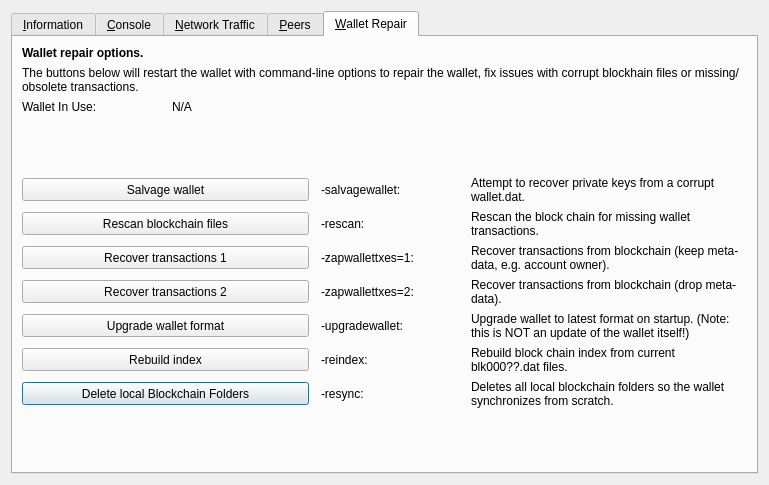
<?xml version="1.0" encoding="UTF-8"?>
<ui version="4.0">
 <class>RPCConsole</class>
 <widget class="QDialog" name="RPCConsole">
  <property name="geometry">
   <rect>
    <x>0</x>
    <y>0</y>
    <width>769</width>
    <height>485</height>
   </rect>
  </property>
  <property name="windowTitle">
   <string>Tools window</string>
  </property>
  <layout class="QVBoxLayout" name="verticalLayout_2">
   <item>
    <widget class="QTabWidget" name="tabWidget">
     <property name="currentIndex">
      <number>4</number>
     </property>
     <widget class="QWidget" name="tab_info">
      <attribute name="title">
       <string>&amp;Information</string>
      </attribute>
      <layout class="QGridLayout" name="gridLayout" columnstretch="0,0">
       <property name="horizontalSpacing">
        <number>12</number>
       </property>
       <item row="0" column="0">
        <widget class="QLabel" name="generalHeader">
         <property name="font">
          <font>
           <weight>75</weight>
           <bold>true</bold>
          </font>
         </property>
         <property name="text">
          <string>General</string>
         </property>
        </widget>
       </item>
       <item row="1" column="0">
        <widget class="QLabel" name="clientNameLabel">
         <property name="text">
          <string>Client name</string>
         </property>
        </widget>
       </item>
       <item row="1" column="1">
        <widget class="QLabel" name="clientName">
         <property name="cursor">
          <cursorShape>IBeamCursor</cursorShape>
         </property>
         <property name="text">
          <string>N/A</string>
         </property>
         <property name="textFormat">
          <enum>Qt::PlainText</enum>
         </property>
         <property name="textInteractionFlags">
          <set>Qt::LinksAccessibleByMouse|Qt::TextSelectableByKeyboard|Qt::TextSelectableByMouse</set>
         </property>
        </widget>
       </item>
       <item row="2" column="0">
        <widget class="QLabel" name="clientVersionLabel">
         <property name="text">
          <string>Client version</string>
         </property>
        </widget>
       </item>
       <item row="2" column="1">
        <widget class="QLabel" name="clientVersion">
         <property name="cursor">
          <cursorShape>IBeamCursor</cursorShape>
         </property>
         <property name="text">
          <string>N/A</string>
         </property>
         <property name="textFormat">
          <enum>Qt::PlainText</enum>
         </property>
         <property name="textInteractionFlags">
          <set>Qt::LinksAccessibleByMouse|Qt::TextSelectableByKeyboard|Qt::TextSelectableByMouse</set>
         </property>
        </widget>
       </item>
       <item row="3" column="0">
        <widget class="QLabel" name="openSSLVersionLabel">
         <property name="text">
          <string>Using OpenSSL version</string>
         </property>
         <property name="indent">
          <number>10</number>
         </property>
        </widget>
       </item>
       <item row="3" column="1">
        <widget class="QLabel" name="openSSLVersion">
         <property name="cursor">
          <cursorShape>IBeamCursor</cursorShape>
         </property>
         <property name="text">
          <string>N/A</string>
         </property>
         <property name="textFormat">
          <enum>Qt::PlainText</enum>
         </property>
         <property name="textInteractionFlags">
          <set>Qt::LinksAccessibleByMouse|Qt::TextSelectableByKeyboard|Qt::TextSelectableByMouse</set>
         </property>
        </widget>
       </item>
       <item row="4" column="0">
        <widget class="QLabel" name="berkeleyDBVersionLabel">
         <property name="text">
          <string>Using BerkeleyDB version</string>
         </property>
         <property name="indent">
          <number>10</number>
         </property>
        </widget>
       </item>
       <item row="4" column="1">
        <widget class="QLabel" name="berkeleyDBVersion">
         <property name="cursor">
          <cursorShape>IBeamCursor</cursorShape>
         </property>
         <property name="text">
          <string>N/A</string>
         </property>
         <property name="textFormat">
          <enum>Qt::PlainText</enum>
         </property>
         <property name="textInteractionFlags">
          <set>Qt::LinksAccessibleByMouse|Qt::TextSelectableByKeyboard|Qt::TextSelectableByMouse</set>
         </property>
        </widget>
       </item>
       <item row="5" column="0">
        <widget class="QLabel" name="buildDateLabel">
         <property name="text">
          <string>Build date</string>
         </property>
        </widget>
       </item>
       <item row="5" column="1">
        <widget class="QLabel" name="buildDate">
         <property name="cursor">
          <cursorShape>IBeamCursor</cursorShape>
         </property>
         <property name="text">
          <string>N/A</string>
         </property>
         <property name="textFormat">
          <enum>Qt::PlainText</enum>
         </property>
         <property name="textInteractionFlags">
          <set>Qt::LinksAccessibleByMouse|Qt::TextSelectableByKeyboard|Qt::TextSelectableByMouse</set>
         </property>
        </widget>
       </item>
       <item row="6" column="0">
        <widget class="QLabel" name="startupTimeLabel">
         <property name="text">
          <string>Startup time</string>
         </property>
        </widget>
       </item>
       <item row="6" column="1">
        <widget class="QLabel" name="startupTime">
         <property name="cursor">
          <cursorShape>IBeamCursor</cursorShape>
         </property>
         <property name="text">
          <string>N/A</string>
         </property>
         <property name="textFormat">
          <enum>Qt::PlainText</enum>
         </property>
         <property name="textInteractionFlags">
          <set>Qt::LinksAccessibleByMouse|Qt::TextSelectableByKeyboard|Qt::TextSelectableByMouse</set>
         </property>
        </widget>
       </item>
       <item row="7" column="0">
        <widget class="QLabel" name="networkHeader">
         <property name="font">
          <font>
           <weight>75</weight>
           <bold>true</bold>
          </font>
         </property>
         <property name="text">
          <string>Network</string>
         </property>
        </widget>
       </item>
       <item row="8" column="0">
        <widget class="QLabel" name="networkNameLabel">
         <property name="text">
          <string>Name</string>
         </property>
        </widget>
       </item>
       <item row="8" column="1">
        <widget class="QLabel" name="networkName">
         <property name="cursor">
          <cursorShape>IBeamCursor</cursorShape>
         </property>
         <property name="text">
          <string>N/A</string>
         </property>
         <property name="textFormat">
          <enum>Qt::PlainText</enum>
         </property>
         <property name="textInteractionFlags">
          <set>Qt::LinksAccessibleByMouse|Qt::TextSelectableByKeyboard|Qt::TextSelectableByMouse</set>
         </property>
        </widget>
       </item>
       <item row="9" column="0">
        <widget class="QLabel" name="numberOfConnectionsLabel">
         <property name="text">
          <string>Number of connections</string>
         </property>
        </widget>
       </item>
       <item row="9" column="1">
        <widget class="QLabel" name="numberOfConnections">
         <property name="cursor">
          <cursorShape>IBeamCursor</cursorShape>
         </property>
         <property name="text">
          <string>N/A</string>
         </property>
         <property name="textFormat">
          <enum>Qt::PlainText</enum>
         </property>
         <property name="textInteractionFlags">
          <set>Qt::LinksAccessibleByMouse|Qt::TextSelectableByKeyboard|Qt::TextSelectableByMouse</set>
         </property>
        </widget>
       </item>
       <item row="10" column="0">
        <widget class="QLabel" name="masternodeCountLabel">
         <property name="text">
          <string>Number of Masternodes</string>
         </property>
        </widget>
       </item>
       <item row="10" column="1">
        <widget class="QLabel" name="masternodeCount">
         <property name="cursor">
          <cursorShape>IBeamCursor</cursorShape>
         </property>
         <property name="text">
          <string>N/A</string>
         </property>
         <property name="textFormat">
          <enum>Qt::PlainText</enum>
         </property>
         <property name="textInteractionFlags">
          <set>Qt::LinksAccessibleByMouse|Qt::TextSelectableByKeyboard|Qt::TextSelectableByMouse</set>
         </property>
        </widget>
       </item>
       <item row="11" column="0">
        <widget class="QLabel" name="blockchainHeader">
         <property name="font">
          <font>
           <weight>75</weight>
           <bold>true</bold>
          </font>
         </property>
         <property name="text">
          <string>Block chain</string>
         </property>
        </widget>
       </item>
       <item row="12" column="0">
        <widget class="QLabel" name="numberOfBlocksLabel">
         <property name="text">
          <string>Current number of blocks</string>
         </property>
        </widget>
       </item>
       <item row="12" column="1">
        <widget class="QLabel" name="numberOfBlocks">
         <property name="cursor">
          <cursorShape>IBeamCursor</cursorShape>
         </property>
         <property name="text">
          <string>N/A</string>
         </property>
         <property name="textFormat">
          <enum>Qt::PlainText</enum>
         </property>
         <property name="textInteractionFlags">
          <set>Qt::LinksAccessibleByMouse|Qt::TextSelectableByKeyboard|Qt::TextSelectableByMouse</set>
         </property>
        </widget>
       </item>
       <item row="13" column="0">
        <widget class="QLabel" name="lastBlockTimeLabel">
         <property name="text">
          <string>Last block time</string>
         </property>
        </widget>
       </item>
       <item row="13" column="1">
        <widget class="QLabel" name="lastBlockTime">
         <property name="cursor">
          <cursorShape>IBeamCursor</cursorShape>
         </property>
         <property name="text">
          <string>N/A</string>
         </property>
         <property name="textFormat">
          <enum>Qt::PlainText</enum>
         </property>
         <property name="textInteractionFlags">
          <set>Qt::LinksAccessibleByMouse|Qt::TextSelectableByKeyboard|Qt::TextSelectableByMouse</set>
         </property>
        </widget>
       </item>
       <item row="14" column="0">
        <spacer name="verticalSpacer_2">
         <property name="orientation">
          <enum>Qt::Vertical</enum>
         </property>
         <property name="sizeHint" stdset="0">
          <size>
           <width>20</width>
           <height>20</height>
          </size>
         </property>
        </spacer>
       </item>
       <item row="15" column="0">
        <widget class="QLabel" name="debugLogFileHeader">
         <property name="font">
          <font>
           <weight>75</weight>
           <bold>true</bold>
          </font>
         </property>
         <property name="text">
          <string>Debug log file</string>
         </property>
        </widget>
       </item>
       <item row="16" column="0">
        <widget class="QPushButton" name="openDebugLogfileButton">
         <property name="toolTip">
          <string>Open the Cobalt Cash debug log file from the current data directory. This can take a few seconds for large log files.</string>
         </property>
         <property name="text">
          <string>&amp;Open</string>
         </property>
         <property name="autoDefault">
          <bool>false</bool>
         </property>
        </widget>
       </item>
      </layout>
     </widget>
     <widget class="QWidget" name="tab_console">
      <attribute name="title">
       <string>&amp;Console</string>
      </attribute>
      <layout class="QVBoxLayout" name="verticalLayout_3">
       <property name="spacing">
        <number>3</number>
       </property>
       <item>
        <widget class="QTextEdit" name="messagesWidget">
         <property name="minimumSize">
          <size>
           <width>0</width>
           <height>100</height>
          </size>
         </property>
         <property name="readOnly">
          <bool>true</bool>
         </property>
         <property name="tabKeyNavigation" stdset="0">
          <bool>false</bool>
         </property>
         <property name="columnCount" stdset="0">
          <number>2</number>
         </property>
        </widget>
       </item>
       <item>
        <layout class="QHBoxLayout" name="horizontalLayout">
         <property name="spacing">
          <number>3</number>
         </property>
         <item>
          <widget class="QLabel" name="label">
           <property name="text">
            <string notr="true">&gt;</string>
           </property>
          </widget>
         </item>
         <item>
          <widget class="QLineEdit" name="lineEdit"/>
         </item>
         <item>
          <widget class="QPushButton" name="clearButton">
           <property name="maximumSize">
            <size>
             <width>24</width>
             <height>24</height>
            </size>
           </property>
           <property name="toolTip">
            <string>Clear console</string>
           </property>
           <property name="text">
            <string/>
           </property>
           <property name="icon">
            <iconset resource="../cobaltcash.qrc">
             <normaloff>:/icons/remove</normaloff>:/icons/remove</iconset>
           </property>
           <property name="shortcut">
            <string notr="true">Ctrl+L</string>
           </property>
           <property name="autoDefault">
            <bool>false</bool>
           </property>
          </widget>
         </item>
        </layout>
       </item>
      </layout>
     </widget>
     <widget class="QWidget" name="tab_nettraffic">
      <attribute name="title">
       <string>&amp;Network Traffic</string>
      </attribute>
      <layout class="QHBoxLayout" name="horizontalLayout_3">
       <item>
        <layout class="QVBoxLayout" name="verticalLayout_4">
         <item>
          <widget class="TrafficGraphWidget" name="trafficGraph" native="true">
           <property name="sizePolicy">
            <sizepolicy hsizetype="Expanding" vsizetype="Expanding">
             <horstretch>0</horstretch>
             <verstretch>0</verstretch>
            </sizepolicy>
           </property>
          </widget>
         </item>
         <item>
          <layout class="QHBoxLayout" name="horizontalLayout_2">
           <item>
            <widget class="QSlider" name="sldGraphRange">
             <property name="minimum">
              <number>1</number>
             </property>
             <property name="maximum">
              <number>288</number>
             </property>
             <property name="pageStep">
              <number>12</number>
             </property>
             <property name="value">
              <number>6</number>
             </property>
             <property name="orientation">
              <enum>Qt::Horizontal</enum>
             </property>
            </widget>
           </item>
           <item>
            <widget class="QLabel" name="lblGraphRange">
             <property name="minimumSize">
              <size>
               <width>100</width>
               <height>0</height>
              </size>
             </property>
             <property name="alignment">
              <set>Qt::AlignCenter</set>
             </property>
            </widget>
           </item>
           <item>
            <widget class="QPushButton" name="btnClearTrafficGraph">
             <property name="text">
              <string>&amp;Clear</string>
             </property>
             <property name="autoDefault">
              <bool>false</bool>
             </property>
            </widget>
           </item>
          </layout>
         </item>
        </layout>
       </item>
       <item>
        <layout class="QVBoxLayout" name="verticalLayout">
         <item>
          <widget class="QGroupBox" name="groupBox">
           <property name="title">
            <string>Totals</string>
           </property>
           <layout class="QVBoxLayout" name="verticalLayout_5">
            <item>
             <layout class="QHBoxLayout" name="horizontalLayout_4">
              <item>
               <widget class="Line" name="line">
                <property name="sizePolicy">
                 <sizepolicy hsizetype="Fixed" vsizetype="Fixed">
                  <horstretch>0</horstretch>
                  <verstretch>0</verstretch>
                 </sizepolicy>
                </property>
                <property name="minimumSize">
                 <size>
                  <width>10</width>
                  <height>0</height>
                 </size>
                </property>
                <property name="palette">
                 <palette>
                  <active>
                   <colorrole role="Light">
                    <brush brushstyle="SolidPattern">
                     <color alpha="255">
                      <red>0</red>
                      <green>255</green>
                      <blue>0</blue>
                     </color>
                    </brush>
                   </colorrole>
                  </active>
                  <inactive>
                   <colorrole role="Light">
                    <brush brushstyle="SolidPattern">
                     <color alpha="255">
                      <red>0</red>
                      <green>255</green>
                      <blue>0</blue>
                     </color>
                    </brush>
                   </colorrole>
                  </inactive>
                  <disabled>
                   <colorrole role="Light">
                    <brush brushstyle="SolidPattern">
                     <color alpha="255">
                      <red>0</red>
                      <green>255</green>
                      <blue>0</blue>
                     </color>
                    </brush>
                   </colorrole>
                  </disabled>
                 </palette>
                </property>
                <property name="orientation">
                 <enum>Qt::Horizontal</enum>
                </property>
               </widget>
              </item>
              <item>
               <widget class="QLabel" name="label_16">
                <property name="text">
                 <string>Received</string>
                </property>
               </widget>
              </item>
              <item>
               <widget class="QLabel" name="lblBytesIn">
                <property name="minimumSize">
                 <size>
                  <width>50</width>
                  <height>0</height>
                 </size>
                </property>
                <property name="alignment">
                 <set>Qt::AlignRight|Qt::AlignTrailing|Qt::AlignVCenter</set>
                </property>
               </widget>
              </item>
             </layout>
            </item>
            <item>
             <layout class="QHBoxLayout" name="horizontalLayout_5">
              <item>
               <widget class="Line" name="line_2">
                <property name="sizePolicy">
                 <sizepolicy hsizetype="Fixed" vsizetype="Fixed">
                  <horstretch>0</horstretch>
                  <verstretch>0</verstretch>
                 </sizepolicy>
                </property>
                <property name="minimumSize">
                 <size>
                  <width>10</width>
                  <height>0</height>
                 </size>
                </property>
                <property name="palette">
                 <palette>
                  <active>
                   <colorrole role="Light">
                    <brush brushstyle="SolidPattern">
                     <color alpha="255">
                      <red>255</red>
                      <green>0</green>
                      <blue>0</blue>
                     </color>
                    </brush>
                   </colorrole>
                  </active>
                  <inactive>
                   <colorrole role="Light">
                    <brush brushstyle="SolidPattern">
                     <color alpha="255">
                      <red>255</red>
                      <green>0</green>
                      <blue>0</blue>
                     </color>
                    </brush>
                   </colorrole>
                  </inactive>
                  <disabled>
                   <colorrole role="Light">
                    <brush brushstyle="SolidPattern">
                     <color alpha="255">
                      <red>255</red>
                      <green>0</green>
                      <blue>0</blue>
                     </color>
                    </brush>
                   </colorrole>
                  </disabled>
                 </palette>
                </property>
                <property name="orientation">
                 <enum>Qt::Horizontal</enum>
                </property>
               </widget>
              </item>
              <item>
               <widget class="QLabel" name="label_17">
                <property name="text">
                 <string>Sent</string>
                </property>
               </widget>
              </item>
              <item>
               <widget class="QLabel" name="lblBytesOut">
                <property name="minimumSize">
                 <size>
                  <width>50</width>
                  <height>0</height>
                 </size>
                </property>
                <property name="alignment">
                 <set>Qt::AlignRight|Qt::AlignTrailing|Qt::AlignVCenter</set>
                </property>
               </widget>
              </item>
             </layout>
            </item>
            <item>
             <spacer name="verticalSpacer_4">
              <property name="orientation">
               <enum>Qt::Vertical</enum>
              </property>
              <property name="sizeHint" stdset="0">
               <size>
                <width>20</width>
                <height>407</height>
               </size>
              </property>
             </spacer>
            </item>
           </layout>
          </widget>
         </item>
        </layout>
       </item>
      </layout>
     </widget>
     <widget class="QWidget" name="tab_peers">
      <attribute name="title">
       <string>&amp;Peers</string>
      </attribute>
      <layout class="QGridLayout" name="gridLayout_2">
       <item row="0" column="0" rowspan="2">
        <widget class="QTableView" name="peerWidget">
         <property name="horizontalScrollBarPolicy">
          <enum>Qt::ScrollBarAsNeeded</enum>
         </property>
         <property name="sortingEnabled">
          <bool>true</bool>
         </property>
         <attribute name="horizontalHeaderHighlightSections">
          <bool>false</bool>
         </attribute>
        </widget>
       </item>
       <item row="0" column="1">
        <widget class="QLabel" name="peerHeading">
         <property name="sizePolicy">
          <sizepolicy hsizetype="Preferred" vsizetype="Minimum">
           <horstretch>0</horstretch>
           <verstretch>0</verstretch>
          </sizepolicy>
         </property>
         <property name="minimumSize">
          <size>
           <width>300</width>
           <height>32</height>
          </size>
         </property>
         <property name="font">
          <font>
           <pointsize>10</pointsize>
           <weight>75</weight>
           <bold>true</bold>
          </font>
         </property>
         <property name="cursor">
          <cursorShape>IBeamCursor</cursorShape>
         </property>
         <property name="text">
          <string>Select a peer to view detailed information.</string>
         </property>
         <property name="alignment">
          <set>Qt::AlignCenter</set>
         </property>
         <property name="wordWrap">
          <bool>true</bool>
         </property>
         <property name="textInteractionFlags">
          <set>Qt::LinksAccessibleByMouse|Qt::TextSelectableByKeyboard|Qt::TextSelectableByMouse</set>
         </property>
        </widget>
       </item>
       <item row="1" column="1">
        <widget class="QWidget" name="detailWidget" native="true">
         <property name="minimumSize">
          <size>
           <width>300</width>
           <height>0</height>
          </size>
         </property>
         <layout class="QGridLayout" name="gridLayout_3">
          <item row="0" column="0">
           <widget class="QLabel" name="label_23">
            <property name="text">
             <string>Direction</string>
            </property>
           </widget>
          </item>
          <item row="0" column="2">
           <widget class="QLabel" name="peerDirection">
            <property name="cursor">
             <cursorShape>IBeamCursor</cursorShape>
            </property>
            <property name="text">
             <string>N/A</string>
            </property>
            <property name="textFormat">
             <enum>Qt::PlainText</enum>
            </property>
            <property name="textInteractionFlags">
             <set>Qt::LinksAccessibleByMouse|Qt::TextSelectableByKeyboard|Qt::TextSelectableByMouse</set>
            </property>
           </widget>
          </item>
          <item row="1" column="0">
           <widget class="QLabel" name="label_21">
            <property name="text">
             <string>Protocol</string>
            </property>
           </widget>
          </item>
          <item row="1" column="2">
           <widget class="QLabel" name="peerVersion">
            <property name="cursor">
             <cursorShape>IBeamCursor</cursorShape>
            </property>
            <property name="text">
             <string>N/A</string>
            </property>
            <property name="textFormat">
             <enum>Qt::PlainText</enum>
            </property>
            <property name="textInteractionFlags">
             <set>Qt::LinksAccessibleByMouse|Qt::TextSelectableByKeyboard|Qt::TextSelectableByMouse</set>
            </property>
           </widget>
          </item>
          <item row="2" column="0">
           <widget class="QLabel" name="label_28">
            <property name="text">
             <string>Version</string>
            </property>
           </widget>
          </item>
          <item row="2" column="2">
           <widget class="QLabel" name="peerSubversion">
            <property name="cursor">
             <cursorShape>IBeamCursor</cursorShape>
            </property>
            <property name="text">
             <string>N/A</string>
            </property>
            <property name="textFormat">
             <enum>Qt::PlainText</enum>
            </property>
            <property name="textInteractionFlags">
             <set>Qt::LinksAccessibleByMouse|Qt::TextSelectableByKeyboard|Qt::TextSelectableByMouse</set>
            </property>
           </widget>
          </item>
          <item row="3" column="0">
           <widget class="QLabel" name="label_4">
            <property name="text">
             <string>Services</string>
            </property>
           </widget>
          </item>
          <item row="3" column="2">
           <widget class="QLabel" name="peerServices">
            <property name="cursor">
             <cursorShape>IBeamCursor</cursorShape>
            </property>
            <property name="text">
             <string>N/A</string>
            </property>
            <property name="textFormat">
             <enum>Qt::PlainText</enum>
            </property>
            <property name="textInteractionFlags">
             <set>Qt::LinksAccessibleByMouse|Qt::TextSelectableByKeyboard|Qt::TextSelectableByMouse</set>
            </property>
           </widget>
          </item>
          <item row="5" column="0">
           <widget class="QLabel" name="label_29">
            <property name="text">
             <string>Starting Height</string>
            </property>
           </widget>
          </item>
          <item row="5" column="2">
           <widget class="QLabel" name="peerHeight">
            <property name="cursor">
             <cursorShape>IBeamCursor</cursorShape>
            </property>
            <property name="text">
             <string>N/A</string>
            </property>
            <property name="textFormat">
             <enum>Qt::PlainText</enum>
            </property>
            <property name="textInteractionFlags">
             <set>Qt::LinksAccessibleByMouse|Qt::TextSelectableByKeyboard|Qt::TextSelectableByMouse</set>
            </property>
           </widget>
          </item>
          <item row="6" column="0">
           <widget class="QLabel" name="label_27">
            <property name="text">
             <string>Sync Height</string>
            </property>
           </widget>
          </item>
          <item row="6" column="2">
           <widget class="QLabel" name="peerSyncHeight">
            <property name="cursor">
             <cursorShape>IBeamCursor</cursorShape>
            </property>
            <property name="text">
             <string>N/A</string>
            </property>
            <property name="textFormat">
             <enum>Qt::PlainText</enum>
            </property>
            <property name="textInteractionFlags">
             <set>Qt::LinksAccessibleByMouse|Qt::TextSelectableByKeyboard|Qt::TextSelectableByMouse</set>
            </property>
           </widget>
          </item>
          <item row="7" column="0">
           <widget class="QLabel" name="label_24">
            <property name="text">
             <string>Ban Score</string>
            </property>
           </widget>
          </item>
          <item row="7" column="2">
           <widget class="QLabel" name="peerBanScore">
            <property name="cursor">
             <cursorShape>IBeamCursor</cursorShape>
            </property>
            <property name="text">
             <string>N/A</string>
            </property>
            <property name="textFormat">
             <enum>Qt::PlainText</enum>
            </property>
            <property name="textInteractionFlags">
             <set>Qt::LinksAccessibleByMouse|Qt::TextSelectableByKeyboard|Qt::TextSelectableByMouse</set>
            </property>
           </widget>
          </item>
          <item row="8" column="0">
           <widget class="QLabel" name="label_22">
            <property name="text">
             <string>Connection Time</string>
            </property>
           </widget>
          </item>
          <item row="8" column="2">
           <widget class="QLabel" name="peerConnTime">
            <property name="cursor">
             <cursorShape>IBeamCursor</cursorShape>
            </property>
            <property name="text">
             <string>N/A</string>
            </property>
            <property name="textFormat">
             <enum>Qt::PlainText</enum>
            </property>
            <property name="textInteractionFlags">
             <set>Qt::LinksAccessibleByMouse|Qt::TextSelectableByKeyboard|Qt::TextSelectableByMouse</set>
            </property>
           </widget>
          </item>
          <item row="9" column="0">
           <widget class="QLabel" name="label_15">
            <property name="text">
             <string>Last Send</string>
            </property>
           </widget>
          </item>
          <item row="9" column="2">
           <widget class="QLabel" name="peerLastSend">
            <property name="cursor">
             <cursorShape>IBeamCursor</cursorShape>
            </property>
            <property name="text">
             <string>N/A</string>
            </property>
            <property name="textFormat">
             <enum>Qt::PlainText</enum>
            </property>
            <property name="textInteractionFlags">
             <set>Qt::LinksAccessibleByMouse|Qt::TextSelectableByKeyboard|Qt::TextSelectableByMouse</set>
            </property>
           </widget>
          </item>
          <item row="10" column="0">
           <widget class="QLabel" name="label_19">
            <property name="text">
             <string>Last Receive</string>
            </property>
           </widget>
          </item>
          <item row="10" column="2">
           <widget class="QLabel" name="peerLastRecv">
            <property name="cursor">
             <cursorShape>IBeamCursor</cursorShape>
            </property>
            <property name="text">
             <string>N/A</string>
            </property>
            <property name="textFormat">
             <enum>Qt::PlainText</enum>
            </property>
            <property name="textInteractionFlags">
             <set>Qt::LinksAccessibleByMouse|Qt::TextSelectableByKeyboard|Qt::TextSelectableByMouse</set>
            </property>
           </widget>
          </item>
          <item row="11" column="0">
           <widget class="QLabel" name="label_18">
            <property name="text">
             <string>Bytes Sent</string>
            </property>
           </widget>
          </item>
          <item row="11" column="2">
           <widget class="QLabel" name="peerBytesSent">
            <property name="cursor">
             <cursorShape>IBeamCursor</cursorShape>
            </property>
            <property name="text">
             <string>N/A</string>
            </property>
            <property name="textFormat">
             <enum>Qt::PlainText</enum>
            </property>
            <property name="textInteractionFlags">
             <set>Qt::LinksAccessibleByMouse|Qt::TextSelectableByKeyboard|Qt::TextSelectableByMouse</set>
            </property>
           </widget>
          </item>
          <item row="12" column="0">
           <widget class="QLabel" name="label_20">
            <property name="text">
             <string>Bytes Received</string>
            </property>
           </widget>
          </item>
          <item row="12" column="2">
           <widget class="QLabel" name="peerBytesRecv">
            <property name="cursor">
             <cursorShape>IBeamCursor</cursorShape>
            </property>
            <property name="text">
             <string>N/A</string>
            </property>
            <property name="textFormat">
             <enum>Qt::PlainText</enum>
            </property>
            <property name="textInteractionFlags">
             <set>Qt::LinksAccessibleByMouse|Qt::TextSelectableByKeyboard|Qt::TextSelectableByMouse</set>
            </property>
           </widget>
          </item>
          <item row="13" column="0">
           <widget class="QLabel" name="label_26">
            <property name="text">
             <string>Ping Time</string>
            </property>
           </widget>
          </item>
          <item row="13" column="2">
           <widget class="QLabel" name="peerPingTime">
            <property name="cursor">
             <cursorShape>IBeamCursor</cursorShape>
            </property>
            <property name="text">
             <string>N/A</string>
            </property>
            <property name="textFormat">
             <enum>Qt::PlainText</enum>
            </property>
            <property name="textInteractionFlags">
             <set>Qt::LinksAccessibleByMouse|Qt::TextSelectableByKeyboard|Qt::TextSelectableByMouse</set>
            </property>
           </widget>
          </item>
          <item row="14" column="1">
           <spacer name="verticalSpacer_3">
            <property name="orientation">
             <enum>Qt::Vertical</enum>
            </property>
            <property name="sizeHint" stdset="0">
             <size>
              <width>20</width>
              <height>40</height>
             </size>
            </property>
           </spacer>
          </item>
         </layout>
        </widget>
       </item>
      </layout>
     </widget>
     <widget class="QWidget" name="tab_repair">
      <attribute name="title">
       <string>&amp;Wallet Repair</string>
      </attribute>
      <layout class="QGridLayout" name="gridLayout_4" columnstretch="0,0,0,0">
       <property name="horizontalSpacing">
        <number>12</number>
       </property>
       <item row="10" column="0" colspan="2">
        <widget class="QPushButton" name="btn_resync">
         <property name="minimumSize">
          <size>
           <width>100</width>
           <height>23</height>
          </size>
         </property>
         <property name="text">
          <string>Delete local Blockchain Folders</string>
         </property>
        </widget>
       </item>
       <item row="0" column="0" colspan="4">
        <widget class="QLabel" name="label_repair_header">
         <property name="font">
          <font>
           <weight>75</weight>
           <bold>true</bold>
          </font>
         </property>
         <property name="text">
          <string>Wallet repair options.</string>
         </property>
        </widget>
       </item>
       <item row="1" column="0" colspan="4">
        <widget class="QLabel" name="label_repair_helptext">
         <property name="font">
          <font>
           <weight>50</weight>
           <bold>false</bold>
          </font>
         </property>
         <property name="text">
          <string>The buttons below will restart the wallet with command-line options to repair the wallet, fix issues with corrupt blockhain files or missing/obsolete transactions.</string>
         </property>
         <property name="wordWrap">
          <bool>true</bool>
         </property>
        </widget>
       </item>
       <item row="2" column="0">
        <widget class="QLabel" name="wallet_path_label">
         <property name="text">
          <string>Wallet In Use:</string>
         </property>
        </widget>
       </item>
       <item row="2" column="1" colspan="3">
        <widget class="QLabel" name="wallet_path">
         <property name="cursor">
          <cursorShape>IBeamCursor</cursorShape>
         </property>
         <property name="text">
          <string>N/A</string>
         </property>
         <property name="textFormat">
          <enum>Qt::PlainText</enum>
         </property>
         <property name="textInteractionFlags">
          <set>Qt::LinksAccessibleByMouse|Qt::TextSelectableByKeyboard|Qt::TextSelectableByMouse</set>
         </property>
        </widget>
       </item>
       <item row="3" column="0">
        <spacer name="verticalSpacer_repair1">
         <property name="orientation">
          <enum>Qt::Vertical</enum>
         </property>
         <property name="sizeHint" stdset="0">
          <size>
           <width>10</width>
           <height>10</height>
          </size>
         </property>
        </spacer>
       </item>
       <item row="4" column="0" colspan="2">
        <widget class="QPushButton" name="btn_salvagewallet">
         <property name="minimumSize">
          <size>
           <width>100</width>
           <height>23</height>
          </size>
         </property>
         <property name="text">
          <string>Salvage wallet</string>
         </property>
        </widget>
       </item>
       <item row="4" column="2">
        <widget class="QLabel" name="label_repair_salvage_command">
         <property name="text">
          <string notr="true">-salvagewallet:</string>
         </property>
        </widget>
       </item>
       <item row="4" column="3">
        <widget class="QLabel" name="label_repair_salvage">
         <property name="text">
          <string>Attempt to recover private keys from a corrupt wallet.dat.</string>
         </property>
         <property name="wordWrap">
          <bool>true</bool>
         </property>
        </widget>
       </item>
       <item row="5" column="0" colspan="2">
        <widget class="QPushButton" name="btn_rescan">
         <property name="minimumSize">
          <size>
           <width>100</width>
           <height>23</height>
          </size>
         </property>
         <property name="text">
          <string>Rescan blockchain files</string>
         </property>
        </widget>
       </item>
       <item row="5" column="2">
        <widget class="QLabel" name="label_repair_rescan_command">
         <property name="text">
          <string notr="true">-rescan:</string>
         </property>
        </widget>
       </item>
       <item row="5" column="3">
        <widget class="QLabel" name="label_repair_rescan">
         <property name="text">
          <string>Rescan the block chain for missing wallet transactions.</string>
         </property>
         <property name="wordWrap">
          <bool>true</bool>
         </property>
        </widget>
       </item>
       <item row="6" column="0" colspan="2">
        <widget class="QPushButton" name="btn_zapwallettxes1">
         <property name="minimumSize">
          <size>
           <width>100</width>
           <height>23</height>
          </size>
         </property>
         <property name="text">
          <string>Recover transactions 1</string>
         </property>
        </widget>
       </item>
       <item row="6" column="2">
        <widget class="QLabel" name="label_repair_zap1_command">
         <property name="text">
          <string notr="true">-zapwallettxes=1:</string>
         </property>
        </widget>
       </item>
       <item row="6" column="3">
        <widget class="QLabel" name="label_repair_zap1">
         <property name="text">
          <string>Recover transactions from blockchain (keep meta-data, e.g. account owner).</string>
         </property>
         <property name="wordWrap">
          <bool>true</bool>
         </property>
        </widget>
       </item>
       <item row="7" column="0" colspan="2">
        <widget class="QPushButton" name="btn_zapwallettxes2">
         <property name="minimumSize">
          <size>
           <width>100</width>
           <height>23</height>
          </size>
         </property>
         <property name="text">
          <string>Recover transactions 2</string>
         </property>
        </widget>
       </item>
       <item row="7" column="2">
        <widget class="QLabel" name="label_repair_zap2_command">
         <property name="text">
          <string notr="true">-zapwallettxes=2:</string>
         </property>
        </widget>
       </item>
       <item row="7" column="3">
        <widget class="QLabel" name="label_repair_zap2">
         <property name="text">
          <string>Recover transactions from blockchain (drop meta-data).</string>
         </property>
         <property name="wordWrap">
          <bool>true</bool>
         </property>
        </widget>
       </item>
       <item row="8" column="0" colspan="2">
        <widget class="QPushButton" name="btn_upgradewallet">
         <property name="minimumSize">
          <size>
           <width>100</width>
           <height>23</height>
          </size>
         </property>
         <property name="text">
          <string>Upgrade wallet format</string>
         </property>
        </widget>
       </item>
       <item row="8" column="2">
        <widget class="QLabel" name="label_repair_upgrade_command">
         <property name="text">
          <string notr="true">-upgradewallet:</string>
         </property>
        </widget>
       </item>
       <item row="8" column="3">
        <widget class="QLabel" name="label_repair_upgrade">
         <property name="text">
          <string>Upgrade wallet to latest format on startup. (Note: this is NOT an update of the wallet itself!)</string>
         </property>
         <property name="wordWrap">
          <bool>true</bool>
         </property>
        </widget>
       </item>
       <item row="9" column="0" colspan="2">
        <widget class="QPushButton" name="btn_reindex">
         <property name="minimumSize">
          <size>
           <width>100</width>
           <height>23</height>
          </size>
         </property>
         <property name="text">
          <string>Rebuild index</string>
         </property>
        </widget>
       </item>
       <item row="9" column="2">
        <widget class="QLabel" name="label_repair_reindex_command">
         <property name="text">
          <string notr="true">-reindex:</string>
         </property>
        </widget>
       </item>
       <item row="9" column="3">
        <widget class="QLabel" name="label_repair_reindex">
         <property name="text">
          <string>Rebuild block chain index from current blk000??.dat files.</string>
         </property>
         <property name="wordWrap">
          <bool>true</bool>
         </property>
        </widget>
       </item>
       <item row="11" column="0">
        <spacer name="verticalSpacer_repair2">
         <property name="orientation">
          <enum>Qt::Vertical</enum>
         </property>
         <property name="sizeHint" stdset="0">
          <size>
           <width>20</width>
           <height>10</height>
          </size>
         </property>
        </spacer>
       </item>
       <item row="10" column="2">
        <widget class="QLabel" name="label_repair_resync_command">
         <property name="text">
          <string>-resync:</string>
         </property>
        </widget>
       </item>
       <item row="10" column="3">
        <widget class="QLabel" name="label_repair_resync">
         <property name="text">
          <string>Deletes all local blockchain folders so the wallet synchronizes from scratch.</string>
         </property>
         <property name="wordWrap">
          <bool>true</bool>
         </property>
        </widget>
       </item>
      </layout>
     </widget>
    </widget>
   </item>
  </layout>
 </widget>
 <customwidgets>
  <customwidget>
   <class>TrafficGraphWidget</class>
   <extends>QWidget</extends>
   <header>trafficgraphwidget.h</header>
   <container>1</container>
   <slots>
    <slot>clear()</slot>
   </slots>
  </customwidget>
 </customwidgets>
 <resources>
  <include location="../cobaltcash.qrc"/>
 </resources>
 <connections/>
</ui>
